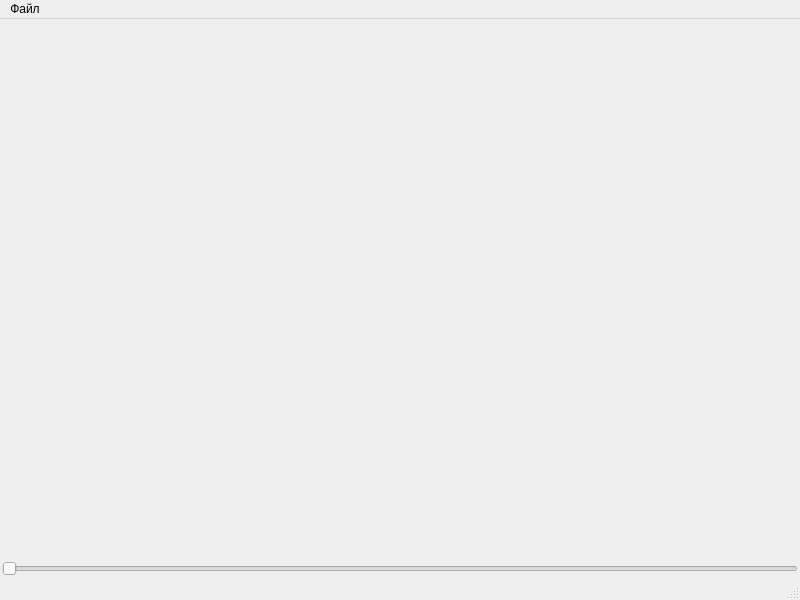
<?xml version="1.0" encoding="UTF-8"?>
<ui version="4.0">
 <class>MainWindow</class>
 <widget class="QMainWindow" name="MainWindow">
  <property name="geometry">
   <rect>
    <x>0</x>
    <y>0</y>
    <width>800</width>
    <height>600</height>
   </rect>
  </property>
  <property name="windowTitle">
   <string>MainWindow</string>
  </property>
  <widget class="QWidget" name="centralwidget">
   <layout class="QVBoxLayout" name="verticalLayout">
    <property name="spacing">
     <number>2</number>
    </property>
    <property name="leftMargin">
     <number>2</number>
    </property>
    <property name="topMargin">
     <number>2</number>
    </property>
    <property name="rightMargin">
     <number>2</number>
    </property>
    <property name="bottomMargin">
     <number>2</number>
    </property>
    <item>
     <widget class="QLabel" name="label">
      <property name="sizePolicy">
       <sizepolicy hsizetype="Expanding" vsizetype="Expanding">
        <horstretch>0</horstretch>
        <verstretch>0</verstretch>
       </sizepolicy>
      </property>
      <property name="text">
       <string/>
      </property>
     </widget>
    </item>
    <item>
     <widget class="QSlider" name="slider">
      <property name="orientation">
       <enum>Qt::Horizontal</enum>
      </property>
     </widget>
    </item>
   </layout>
  </widget>
  <widget class="QMenuBar" name="menubar">
   <property name="geometry">
    <rect>
     <x>0</x>
     <y>0</y>
     <width>800</width>
     <height>26</height>
    </rect>
   </property>
   <widget class="QMenu" name="menu">
    <property name="title">
     <string>Файл</string>
    </property>
    <addaction name="openFile_action"/>
    <addaction name="saveFile_action"/>
    <addaction name="separator"/>
    <addaction name="exit_action"/>
   </widget>
   <addaction name="menu"/>
  </widget>
  <widget class="QStatusBar" name="statusbar"/>
  <action name="openFile_action">
   <property name="text">
    <string>Открыть файл</string>
   </property>
  </action>
  <action name="saveFile_action">
   <property name="text">
    <string>Сохарнить файл</string>
   </property>
  </action>
  <action name="exit_action">
   <property name="text">
    <string>Выход</string>
   </property>
  </action>
 </widget>
 <resources/>
 <connections/>
</ui>
